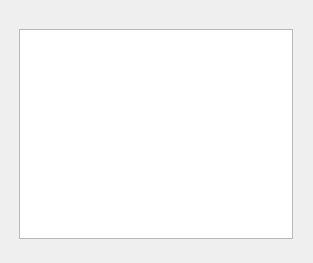
<?xml version="1.0" encoding="UTF-8"?>
<ui version="4.0">
 <class>ConsoleLog</class>
 <widget class="QWidget" name="ConsoleLog">
  <property name="geometry">
   <rect>
    <x>0</x>
    <y>0</y>
    <width>313</width>
    <height>263</height>
   </rect>
  </property>
  <property name="windowTitle">
   <string>Console Log</string>
  </property>
  <widget class="QWidget" name="dockWidget_ConsoleLogContents" native="true">
   <property name="geometry">
    <rect>
     <x>10</x>
     <y>20</y>
     <width>292</width>
     <height>228</height>
    </rect>
   </property>
   <layout class="QVBoxLayout" name="verticalLayout">
    <item>
     <widget class="QWidget" name="widget" native="true">
      <layout class="QGridLayout" name="gridLayout">
       <item row="0" column="0">
        <widget class="QTextEdit" name="textEdit_console">
         <property name="html">
          <string>&lt;!DOCTYPE HTML PUBLIC &quot;-//W3C//DTD HTML 4.0//EN&quot; &quot;http://www.w3.org/TR/REC-html40/strict.dtd&quot;&gt;
&lt;html&gt;&lt;head&gt;&lt;meta name=&quot;qrichtext&quot; content=&quot;1&quot; /&gt;&lt;style type=&quot;text/css&quot;&gt;
p, li { white-space: pre-wrap; }
&lt;/style&gt;&lt;/head&gt;&lt;body style=&quot; font-family:'Ubuntu'; font-size:11pt; font-weight:400; font-style:normal;&quot;&gt;
&lt;p style=&quot;-qt-paragraph-type:empty; margin-top:0px; margin-bottom:0px; margin-left:0px; margin-right:0px; -qt-block-indent:0; text-indent:0px;&quot;&gt;&lt;br /&gt;&lt;/p&gt;&lt;/body&gt;&lt;/html&gt;</string>
         </property>
        </widget>
       </item>
      </layout>
     </widget>
    </item>
   </layout>
  </widget>
 </widget>
 <resources/>
 <connections/>
</ui>
